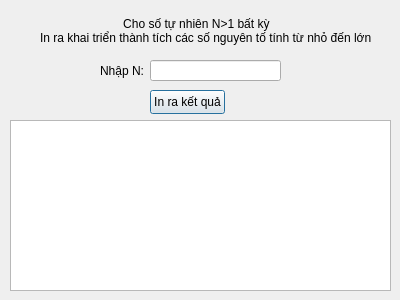
<?xml version="1.0" encoding="UTF-8"?>
<ui version="4.0">
 <class>Bai9_Tuan1</class>
 <widget class="QDialog" name="Bai9_Tuan1">
  <property name="geometry">
   <rect>
    <x>0</x>
    <y>0</y>
    <width>400</width>
    <height>300</height>
   </rect>
  </property>
  <property name="windowTitle">
   <string>Bai9_Tuan1</string>
  </property>
  <widget class="QLabel" name="label">
   <property name="geometry">
    <rect>
     <x>40</x>
     <y>10</y>
     <width>351</width>
     <height>41</height>
    </rect>
   </property>
   <property name="text">
    <string>                         Cho số tự nhiên N&gt;1 bất kỳ
In ra khai triển thành tích các số nguyên tố tính từ nhỏ đến lớn</string>
   </property>
  </widget>
  <widget class="QLabel" name="label_2">
   <property name="geometry">
    <rect>
     <x>100</x>
     <y>60</y>
     <width>49</width>
     <height>21</height>
    </rect>
   </property>
   <property name="text">
    <string>Nhập N:</string>
   </property>
  </widget>
  <widget class="QLineEdit" name="lineEdit">
   <property name="geometry">
    <rect>
     <x>150</x>
     <y>60</y>
     <width>131</width>
     <height>21</height>
    </rect>
   </property>
  </widget>
  <widget class="QPushButton" name="pushButton">
   <property name="geometry">
    <rect>
     <x>150</x>
     <y>90</y>
     <width>75</width>
     <height>24</height>
    </rect>
   </property>
   <property name="text">
    <string>In ra kết quả</string>
   </property>
  </widget>
  <widget class="QTextEdit" name="textEdit">
   <property name="geometry">
    <rect>
     <x>10</x>
     <y>120</y>
     <width>381</width>
     <height>171</height>
    </rect>
   </property>
  </widget>
 </widget>
 <layoutdefault spacing="6" margin="11"/>
 <resources/>
 <connections/>
</ui>
